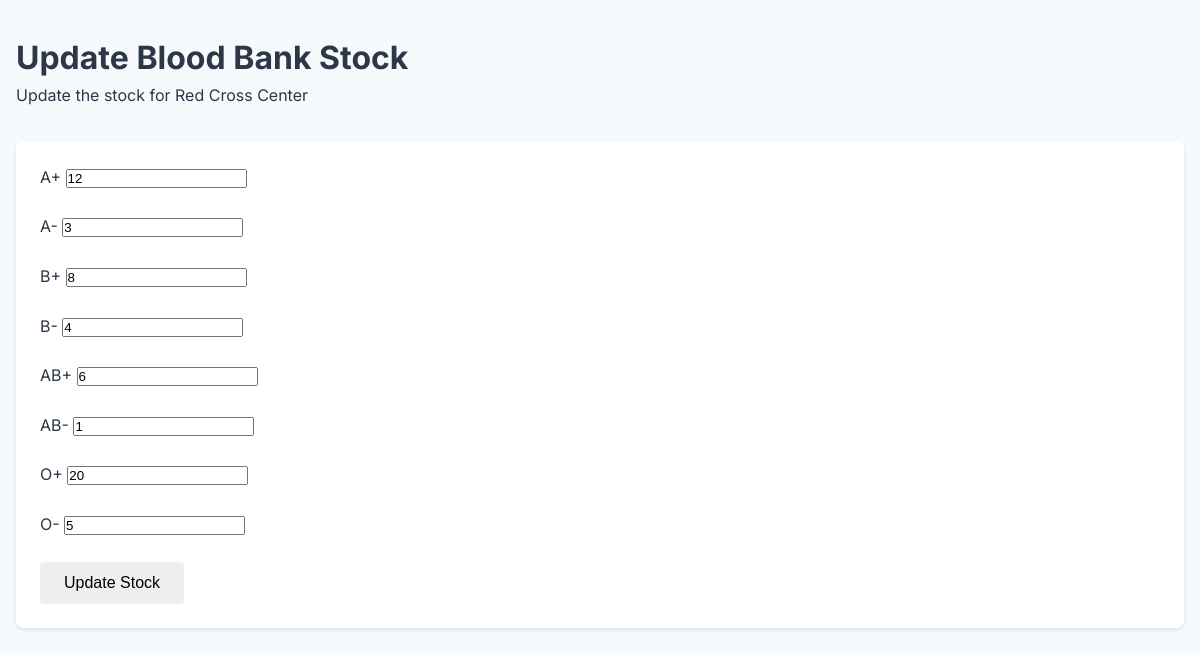
Page /update_bank_stock/1 (signed in) on the committed database.
### app.py (models this page shows)
class BloodBank(db.Model):
    id = db.Column(db.Integer, primary_key=True)
    name = db.Column(db.String(100), nullable=False)
    latitude = db.Column(db.Float, nullable=False)
    longitude = db.Column(db.Float, nullable=False)
    inventory = db.Column(db.JSON)
    contact = db.Column(db.String(100))

### app.py (the view, shortened to what this page needs)
@app.route('/update_bank_stock/<int:bank_id>', methods=['GET', 'POST'])
@login_required
def update_bank_stock(bank_id):
    if current_user.role != 'admin':
        flash('You are not authorized to access this page.')
        return redirect(url_for('dashboard'))
    blood_bank = BloodBank.query.get_or_404(bank_id)
    return render_template('update_bank_stock.html', blood_bank=blood_bank)

### app.py (called while the page is built)
@login_manager.user_loader
def load_user(user_id):
    return User.query.get(int(user_id))

### templates/update_bank_stock.html (shortened to what this page needs)
{% extends "base.html" %}
{% block content %}
<div class="dashboard">
    <div class="dashboard-header">
        <h1 class="dashboard-title">Update Blood Bank Stock</h1>
        <p>Update the stock for {{ blood_bank.name }}</p>
    </div>
    <div class="card">
        <form method="POST" action="">
            <div class="form-group">
                <label for="A+">A+</label>
                <input type="number" id="A+" name="A+" value="{{ blood_bank.inventory.get('A+', 0) }}" required>
            </div>
            <div class="form-group">
                <label for="A-">A-</label>
                <input type="number" id="A-" name="A-" value="{{ blood_bank.inventory.get('A-', 0) }}" required>
            </div>
            <div class="form-group">
                <label for="B+">B+</label>
                <input type="number" id="B+" name="B+" value="{{ blood_bank.inventory.get('B+', 0) }}" required>
            </div>
            <div class="form-group">
                <label for="B-">B-</label>
                <input type="number" id="B-" name="B-" value="{{ blood_bank.inventory.get('B-', 0) }}" required>
            </div>
            <div class="form-group">
                <label for="AB+">AB+</label>
                <input type="number" id="AB+" name="AB+" value="{{ blood_bank.inventory.get('AB+', 0) }}" required>
            </div>
            <div class="form-group">
                <label for="AB-">AB-</label>
                <input type="number" id="AB-" name="AB-" value="{{ blood_bank.inventory.get('AB-', 0) }}" required>
            </div>
            <div class="form-group">
                <label for="O+">O+</label>
                <input type="number" id="O+" name="O+" value="{{ blood_bank.inventory.get('O+', 0) }}" required>
            </div>
            <div class="form-group">
                <label for="O-">O-</label>
                <input type="number" id="O-" name="O-" value="{{ blood_bank.inventory.get('O-', 0) }}" required>
            </div>
            <button type="submit" class="btn">Update Stock</button>
        </form>
    </div>
</div>
{% endblock %}

### static/style.css (style rules this page uses)
:root { --primary-color: #e53e3e; --secondary-color: #718096; --background-color: #f7fafc; --text-color: #2d3748; }
* { margin: 0; padding: 0; box-sizing: border-box; }
body { font-family: 'Inter', sans-serif; line-height: 1.6; color: var(--text-color); background-color: var(--background-color); }
.form-group { margin-bottom: 1.5rem; }
.btn { display: inline-block; padding: 0.75rem 1.5rem; border: none; border-radius: 4px; font-size: 1rem; font-weight: 500; cursor: pointer; transition: background-color 0.3s ease; }
.dashboard { padding: 2rem 0; }
.dashboard-header { margin-bottom: 2rem; }
.dashboard-title { font-size: 2rem; font-weight: bold; color: var(--text-color); }
.card { background-color: white; border-radius: 8px; box-shadow: 0 2px 4px rgba(0, 0, 0, 0.1); padding: 1.5rem; margin-bottom: 1rem; }

### rows in the picture
BloodBank: name "Red Cross Center", inventory.get "12", A- "3", inventory.get "8", B- "4", inventory.get "6", AB- "1", inventory.get "20", O- "5"
